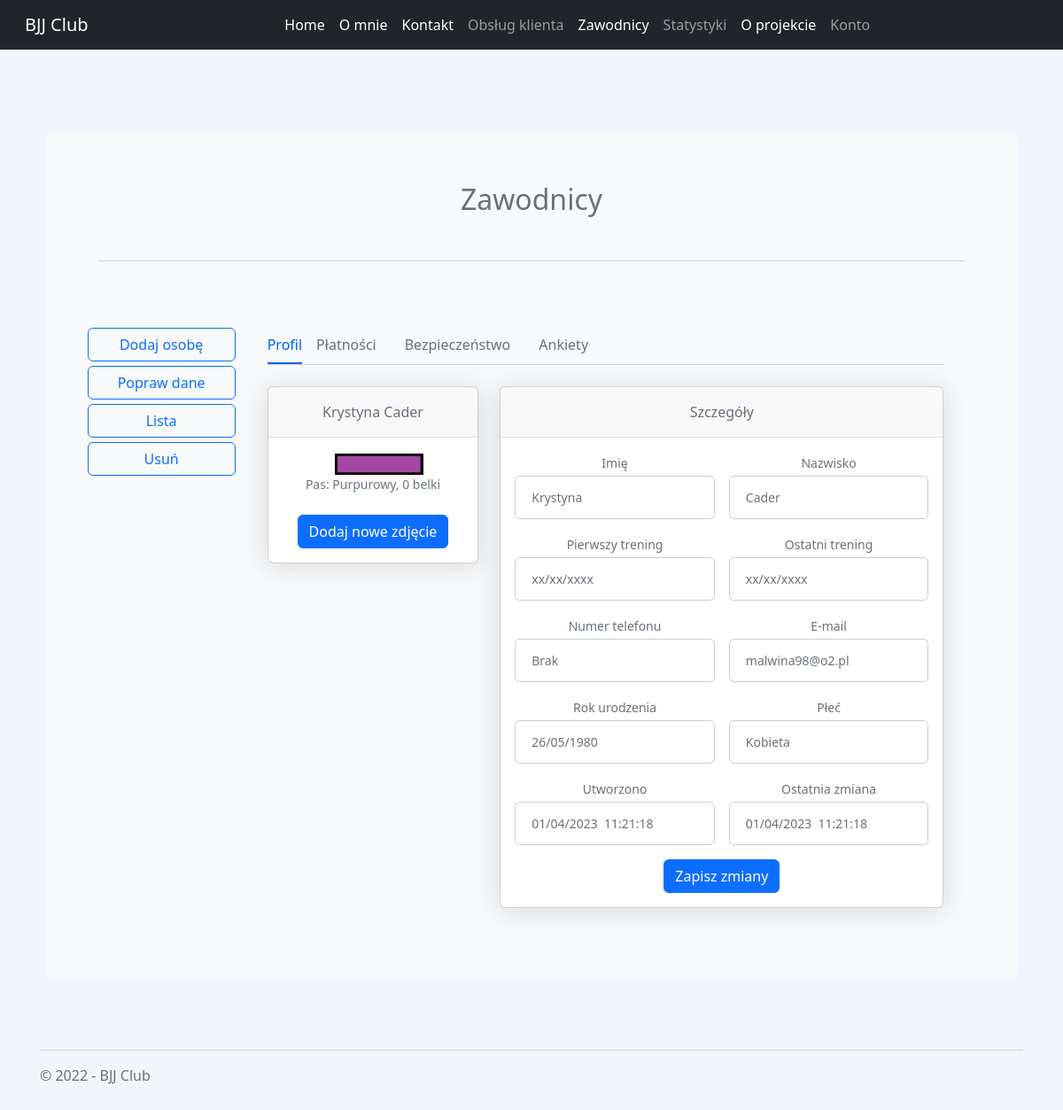
Page /zawodnicy/profil/3 on the committed database.
### players/models.py (models this page shows, shortened)
class Player(models.Model):
    class Belts(models.TextChoices):
        WHITE = "Biały", "Biały"
        BLUE = "Niebieski", "Niebieski"
        PURPLE = "Purpurowy", "Purpurowy"
        BROWN = "Brązowy", "Brązowy"
        BLACK = "Czarny", "Czarny"
    class Stripes(models.TextChoices):
        ZERO = "0", "0"
        ONE = "1", "1"
        TWO = "2", "2"
        THREE = "3", "3"
        FOUR = "4", "4"
    class Gender(models.TextChoices):
        Male = "Mężczyzna", "Mężczyzna"
        Female = "Kobieta", "Kobieta"
    first_name = models.CharField(max_length=100)
    last_name = models.CharField(max_length=100)
    belt = models.CharField(max_length=30, choices=Belts.choices, default=Belts.WHITE)
    stripe = models.CharField(max_length=1, choices=Stripes.choices, default=Stripes.ZERO)
    gender = models.CharField(max_length=10, choices=Gender.choices, default=Gender.Male, blank=True)
    birth_date = models.DateField(blank=True, null=True)
    first_training = models.DateField(blank=True, null=True)
    last_training = models.DateField(blank=True, null=True)
    created = models.DateTimeField(auto_now_add=True)
    modified = models.DateTimeField(auto_now=True)
    email = models.EmailField(null=True, blank=True)
    active = models.BooleanField(default=False)
    class Meta:
        ordering = ['id']

### players/views.py (the view)
# urls.py: path("profil/<int:player_id>", player_profile, name="player_profile"),
def player_profile(request, player_id):
    player = Player.objects.get(pk=player_id)
    context = {"player": player}
    return render(request, "player_profile.html", context)

### players/templatetags/extras.py (called while the page is built)
@register.simple_tag
def belt_png(belt, stripe):
    belts = {"Biały": 1,
             "Niebieski": 2,
             "Purpurowy": 3,
             "Brązowy": 4,
             "Czarny": 5}
    belt_index = belts[belt]
    result = f"/static/images/belts/{belt_index}.{stripe}.{belt}.png"
    return result

@register.simple_tag
def email_display(user_id):
    player = Player.objects.get(pk=user_id)
    email = player.email
    if email:
        return email
    else:
        return "Brak"

### players/templates/player_profile.html (shortened to what this page needs)
{% extends "inner_layout.html" %}
{% block body %}
{% load extras %}
<link rel="stylesheet" type="text/css" href="/static/css/player_profile.css" />
<div class="container-xl px-4 mt-4">
    <nav class="nav nav-borders">
        <a class="nav-link active ms-0" href="{% url 'players:player_profile' player.id %}">Profil</a>
        <a class="nav-link" href="{% url 'players:player_profile_biling' player.id %}">Płatności</a>
        <a class="nav-link" href="https://www.bootdey.com/snippets/view/bs5-profile-security-page">Bezpieczeństwo</a>
        <a class="nav-link" href="#"  target="__blank">Ankiety</a>
    </nav>
    <hr class="mt-0 mb-4">
    <div class="row">
        <div class="col-xl-4">
            <div class="card mb-4 mb-xl-0">
                <div class="card-header">{{player.first_name}} {{player.last_name}}</div>
                <div class="card-body text-center">
                    <img src= {% belt_png player.belt player.stripe %} alt=" " style="width: 100px; margin-left: 10px;"/>
                    <div class="small font-italic text-muted mb-4">Pas: {{player.belt}}, {{player.stripe}} belki</div>
                    <button class="btn btn-primary" type="button">Dodaj nowe zdjęcie</button>
                </div>
            </div>
        </div>
        <div class="col-xl-8">
            <div class="card mb-4">
                <div class="card-header">Szczegóły</div>
                <div class="card-body">
                    <form>
                        <div class="row gx-3 mb-3">
                            <div class="col-md-6">
                                <label class="small mb-1" for="inputFirstName">Imię</label>
                                <input class="form-control" id="inputFirstName" type="text" placeholder="Enter your first name" value="{{player.first_name}}">
                            </div>
                            <div class="col-md-6">
                                <label class="small mb-1" for="inputLastName">Nazwisko</label>
                                <input class="form-control" id="inputLastName" type="text" placeholder="Enter your last name" value="{{player.last_name}}">
                            </div>
                        </div>
                        <div class="row gx-3 mb-3">
                            <div class="col-md-6">
                                <label class="small mb-1" for="inputFirstVisit">Pierwszy trening</label>
                                <input class="form-control" id="inputFirstVisit" type="text" placeholder="Enter your first training" value="xx/xx/xxxx">
                            </div>
                            <div class="col-md-6">
                                <label class="small mb-1" for="inputLastVisit">Ostatni trening</label>
                                <input class="form-control" id="inputLastVisit" type="text" placeholder="Enter your last training" value="xx/xx/xxxx">
                            </div>
                        </div>
                        <div class="row gx-3 mb-3">
                            <div class="col-md-6">
                                <label class="small mb-1" for="inputPhone">Numer telefonu</label>
                                <input class="form-control" id="inputPhone" type="tel" placeholder="Brak" value="">
                            </div>
                            <div class="col-md-6">
                                <label class="small mb-1" for="inputEmail">E-mail</label>
                                <input class="form-control" id="inputEmail" type="text" name="birthday" placeholder="Brak" value="{% email_display player.id %}">
                            </div>
                        </div>
                        <div class="row gx-3 mb-3">
                            <div class="col-md-6">
                                <label class="small mb-1" for="inputBirthday">Rok urodzenia</label>
                                <input class="form-control" id="inputBirthday" type="tel" placeholder="Brak" value="{{player.birth_date | date:'d/m/Y'}}">
                            </div>
                            <div class="col-md-6">
                                <label class="small mb-1" for="inputGender">Płeć</label>
                                <input class="form-control" id="inputGender" type="text" name="birthday" placeholder="Enter your birthday" value="{{player.gender}}">
                            </div>
                        </div>
                        <div class="row gx-3 mb-3">
                            <div class="col-md-6">
                                <label class="small mb-1" for="inputCreated">Utworzono</label>
                                <input class="form-control" id="inputCreated" type="text" placeholder=""
                                       value="{{player.created | date:'m/d/Y  G:i:s'}}">
                            </div>
                            <div class="col-md-6">
                                <label class="small mb-1" for="inputLastChange">Ostatnia zmiana</label>
                                <input class="form-control" id="inputLastChange" type="text" placeholder=""
                                       value="{{player.modified | date:'m/d/Y  G:i:s'}}">
                            </div>
                        </div>
                        <button class="btn btn-primary" type="button">Zapisz zmiany</button>
                    </form>
                </div>
            </div>
        </div>
    </div>
</div>
{% endblock %}

### main/static/css/site.css (style rules this page uses)
body { padding-top: 50px; padding-bottom: 20px; }
input, select, textarea { max-width: 280px; }

### main/static/css/player_profile.css (style rules this page uses)
body { margin-top:20px; background-color:#f2f6fc; color:#69707a; }
.card { box-shadow: 0 0.15rem 1.75rem 0 rgb(33 40 50 / 15%); }
.card .card-header { font-weight: 500; }
.card-header:first-child { border-radius: 0.35rem 0.35rem 0 0; }
.card-header { padding: 1rem 1.35rem; margin-bottom: 0; background-color: rgba(33, 40, 50, 0.03); border-bottom: 1px solid rgba(33, 40, 50, 0.125); }
.form-control, .dataTable-input { display: block; width: 100%; padding: 0.875rem 1.125rem; font-size: 0.875rem; font-weight: 400; line-height: 1; color: #69707a; background-color: #fff; background-clip: padding-box; border: 1px solid #c5ccd6; -webkit-appearance: none; -moz-appearance: none; appearance: none; border-radius: 0.35rem; transition: border-color 0.15s ease-in-out, box-shadow 0.15s ease-in-out; }
.nav-borders .nav-link.active { color: #0061f2; border-bottom-color: #0061f2; }
.nav-borders .nav-link { color: #69707a; border-bottom-width: 0.125rem; border-bottom-style: solid; border-bottom-color: transparent; padding-top: 0.5rem; padding-bottom: 0.5rem; padding-left: 0; padding-right: 0; margin-left: 1rem; margin-right: 1rem; }

### rows in the picture
Player: first_name "Krystyna", last_name "Cader", belt+stripe (picture), belt "Purpurowy", stripe "0", birthday "malwina98@o2.pl", birth_date "26/05/1980", birthday "Kobieta", created "01/04/2023 11:21:18", modified "01/04/2023 11:21:18"
